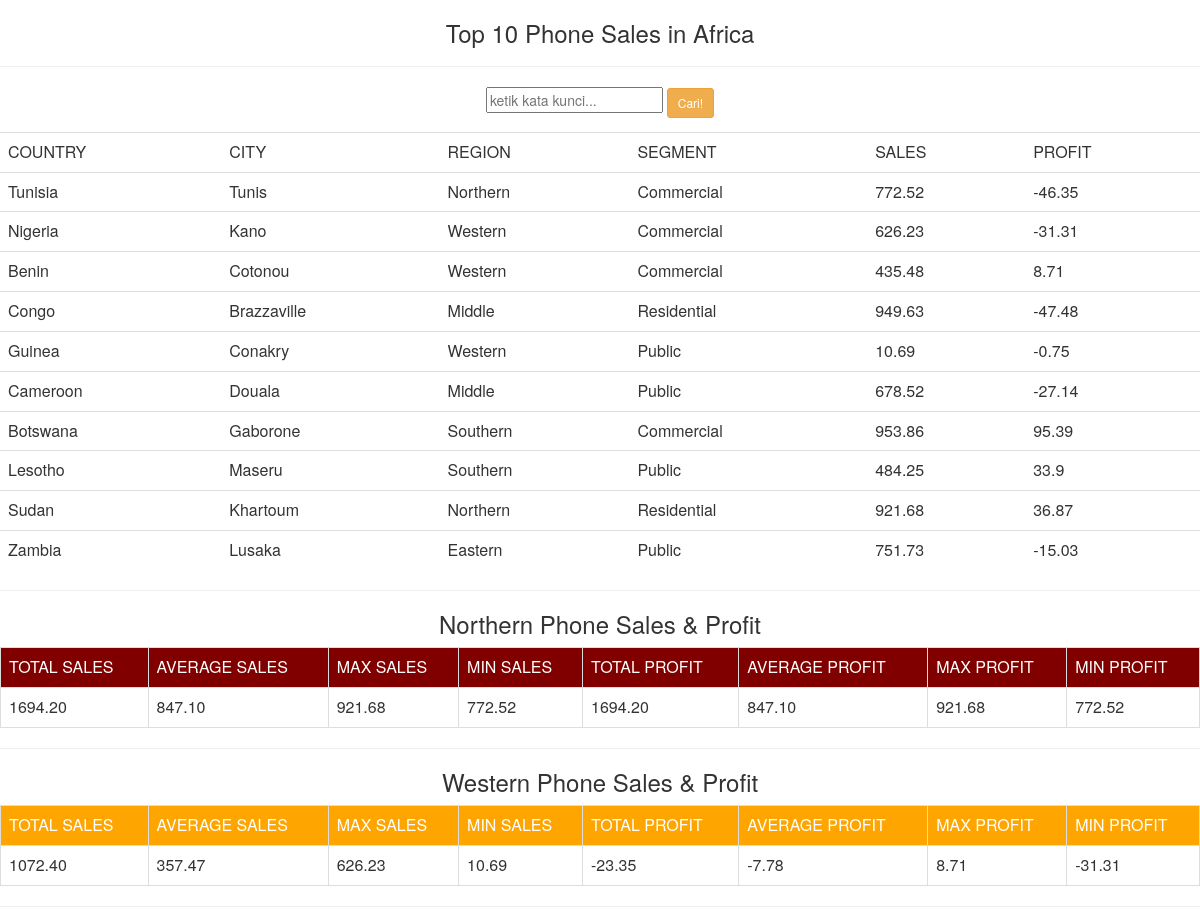
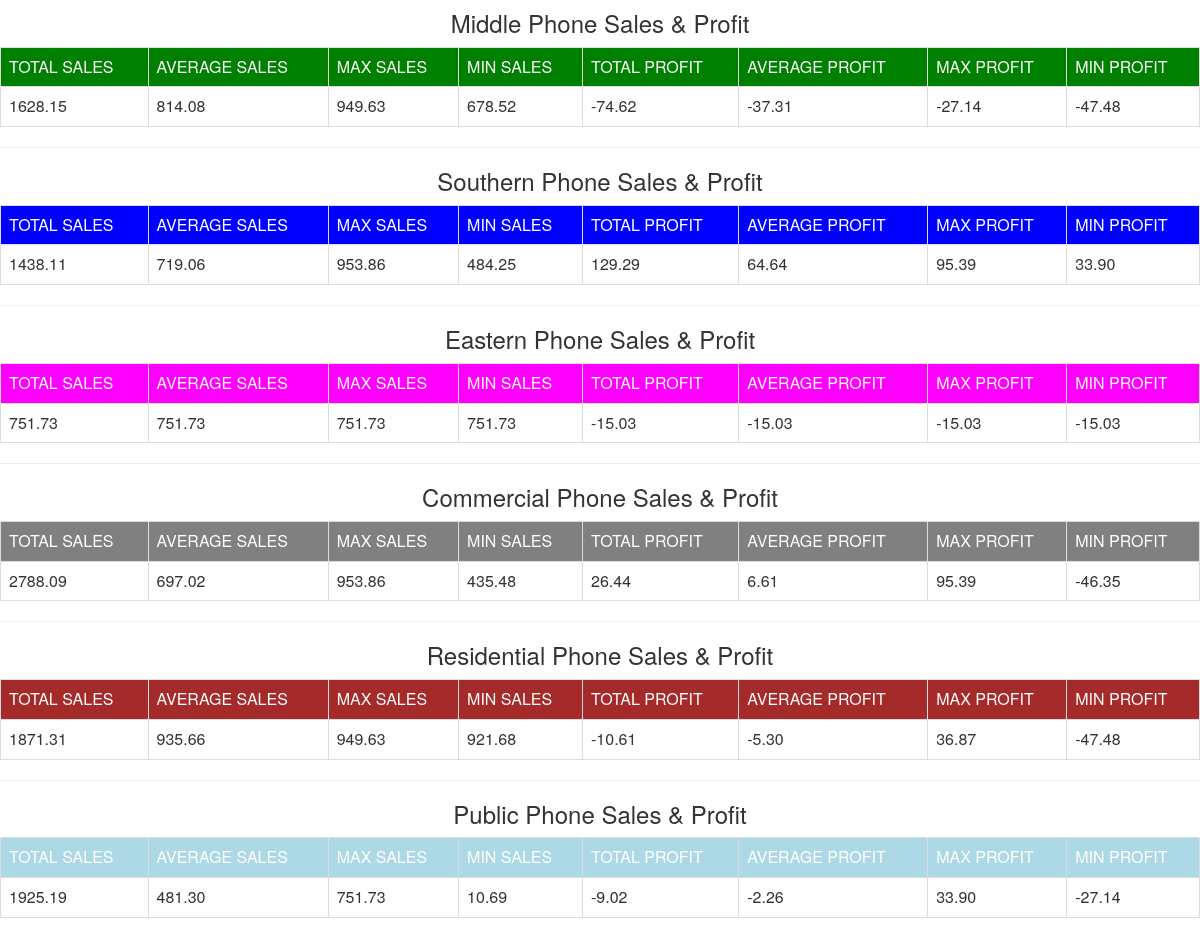
The app's page /phone/read_phone.php with its own data (2 pictures, top to bottom).
### tables this page shows
CREATE TABLE `phone` (
  `country` text DEFAULT NULL,
  `city` text DEFAULT NULL,
  `region` text DEFAULT NULL,
  `segment` text DEFAULT NULL,
  `sales` double DEFAULT NULL,
  `profit` double DEFAULT NULL
);

### phone/read_phone.php (the view)
<html>
<head>
	<link rel="stylesheet" href="bootstrap/css/bootstrap.css "/>
</head>
<body>
<center>
	<h3>
		Top 10 Phone Sales in Africa
	</h3>
	<hr/>
	<form method="post" action="search_phone.php">
		<input name="kata_kunci" placeholder="ketik kata kunci... "/>
		<input type="submit" value="Cari!" class="btn btn-warning btn-sm "/>
	</form>
	<table class="table table-hover">
	<tr>
		<td>COUNTRY
		<td>CITY
		<td>REGION
		<td>SEGMENT
		<td>SALES
		<td>PROFIT
	</tr>
	<?php
	include 'koneksi.php';
	$kueri =  "select * from phone";
	$go = mysqli_query($koneksi,$kueri);
	$kolom = mysqli_fetch_array($go);
	do{
	?>
	<tr>
		<td><?php echo $kolom['country'] ?>
		<td><?php echo $kolom['city'] ?>
		<td><?php echo $kolom['region'] ?>
		<td><?php echo $kolom['segment'] ?>
		<td><?php echo $kolom['sales'] ?>
		<td><?php echo $kolom['profit'] ?>
	</tr>
	<?php
	}while($kolom = mysqli_fetch_array($go));
	?>
</table>
<hr/>
<h3>Northern Phone Sales & Profit</h3>
<table class="table table-bordered">
<tr bgcolor="maroon" style="color:white">
	<td>TOTAL SALES
	<td>AVERAGE SALES
	<td>MAX SALES
	<td>MIN SALES
	<td>TOTAL PROFIT
	<td>AVERAGE PROFIT
	<td>MAX PROFIT
	<td>MIN PROFIT
</tr>
<tr>
	<?php
	$kueri =  "select
				round(sum(sales),2) as total_sales,
				round(avg(sales),2) as average_sales,
				round(max(sales),2) as max_sales,
				round(min(sales),2) as min_sales,
				round(sum(sales),2) as total_profit,
				round(avg(sales),2) as average_profit,
				round(max(sales),2) as max_profit,
				round(min(sales),2) as min_profit
	 from phone where region ='Northern' ";
	$go = mysqli_query($koneksi,$kueri);
	$kolom = mysqli_fetch_array($go);
	?>
	<tr>
		<td><?php echo $kolom['total_sales'] ?>
		<td><?php echo $kolom['average_sales'] ?>
		<td><?php echo $kolom['max_sales'] ?>
		<td><?php echo $kolom['min_sales'] ?>
		<td><?php echo $kolom['total_profit'] ?>
		<td><?php echo $kolom['average_profit'] ?>
		<td><?php echo $kolom['max_profit'] ?>
		<td><?php echo $kolom['min_profit'] ?>
</tr>
</table>
<hr/>
<h3>Western Phone Sales & Profit</h3>
<table class="table table-bordered">
<tr bgcolor="orange" style="color:white">
	<td>TOTAL SALES
	<td>AVERAGE SALES
	<td>MAX SALES
	<td>MIN SALES
	<td>TOTAL PROFIT
	<td>AVERAGE PROFIT
	<td>MAX PROFIT
	<td>MIN PROFIT
</tr>
<tr>
	<?php
	$kueri =  "select
				round(sum(sales),2) as total_sales,
				round(avg(sales),2) as average_sales,
				round(max(sales),2) as max_sales,
				round(min(sales),2) as min_sales,
				round(sum(profit),2) as total_profit,
				round(avg(profit),2) as average_profit,
				round(max(profit),2) as max_profit,
				round(min(profit),2) as min_profit
	 from phone where region='Western' ";
	$go = mysqli_query($koneksi,$kueri);
	$kolom = mysqli_fetch_array($go);
	?>
	<tr>
		<td><?php echo $kolom['total_sales'] ?>
		<td><?php echo $kolom['average_sales'] ?>
		<td><?php echo $kolom['max_sales'] ?>
		<td><?php echo $kolom['min_sales'] ?>
		<td><?php echo $kolom['total_profit'] ?>
		<td><?php echo $kolom['average_profit'] ?>
		<td><?php echo $kolom['max_profit'] ?>
		<td><?php echo $kolom['min_profit'] ?>
</tr>
</table>
<hr/>
<h3>Middle Phone Sales & Profit</h3>
<table class="table table-bordered">
<tr bgcolor="green" style="color:white">
	<td>TOTAL SALES
	<td>AVERAGE SALES
	<td>MAX SALES
	<td>MIN SALES
	<td>TOTAL PROFIT
	<td>AVERAGE PROFIT
	<td>MAX PROFIT
	<td>MIN PROFIT
</tr>
<tr>
	<?php
	$kueri =  "select
				round(sum(sales),2) as total_sales,
				round(avg(sales),2) as average_sales,
				round(max(sales),2) as max_sales,
				round(min(sales),2) as min_sales,
				round(sum(profit),2) as total_profit,
				round(avg(profit),2) as average_profit,
				round(max(profit),2) as max_profit,
				round(min(profit),2) as min_profit
	 from phone where region ='Middle' ";
	$go = mysqli_query($koneksi,$kueri);
	$kolom = mysqli_fetch_array($go);
	?>
	<tr>
		<td><?php echo $kolom['total_sales'] ?>
		<td><?php echo $kolom['average_sales'] ?>
		<td><?php echo $kolom['max_sales'] ?>
		<td><?php echo $kolom['min_sales'] ?>
		<td><?php echo $kolom['total_profit'] ?>
		<td><?php echo $kolom['average_profit'] ?>
		<td><?php echo $kolom['max_profit'] ?>
		<td><?php echo $kolom['min_profit'] ?>
</tr>
</table>
<hr/>
<h3>Southern Phone Sales & Profit</h3>
<table class="table table-bordered">
<tr bgcolor="blue" style="color:white">
	<td>TOTAL SALES
	<td>AVERAGE SALES
	<td>MAX SALES
	<td>MIN SALES
	<td>TOTAL PROFIT
	<td>AVERAGE PROFIT
	<td>MAX PROFIT
	<td>MIN PROFIT
</tr>
<tr>
	<?php
	$kueri =  "select
				round(sum(sales),2) as total_sales,
				round(avg(sales),2) as average_sales,
				round(max(sales),2) as max_sales,
				round(min(sales),2) as min_sales,
				round(sum(profit),2) as total_profit,
				round(avg(profit),2) as average_profit,
				round(max(profit),2) as max_profit,
				round(min(profit),2) as min_profit
	 from phone where region ='Southern' ";
	$go = mysqli_query($koneksi,$kueri);
	$kolom = mysqli_fetch_array($go);
	?>
	<tr>
		<td><?php echo $kolom['total_sales'] ?>
		<td><?php echo $kolom['average_sales'] ?>
		<td><?php echo $kolom['max_sales'] ?>
		<td><?php echo $kolom['min_sales'] ?>
		<td><?php echo $kolom['total_profit'] ?>
		<td><?php echo $kolom['average_profit'] ?>
		<td><?php echo $kolom['max_profit'] ?>
		<td><?php echo $kolom['min_profit'] ?>
</tr>
</table>
<hr/>
<h3>Eastern Phone Sales & Profit</h3>
<table class="table table-bordered">
<tr bgcolor="magenta" style="color:white">
	<td>TOTAL SALES
	<td>AVERAGE SALES
	<td>MAX SALES
	<td>MIN SALES
	<td>TOTAL PROFIT
	<td>AVERAGE PROFIT
	<td>MAX PROFIT
	<td>MIN PROFIT
</tr>
<tr>
	<?php
	$kueri =  "select
				round(sum(sales),2) as total_sales,
				round(avg(sales),2) as average_sales,
				round(max(sales),2) as max_sales,
				round(min(sales),2) as min_sales,
				round(sum(profit),2) as total_profit,
				round(avg(profit),2) as average_profit,
				round(max(profit),2) as max_profit,
				round(min(profit),2) as min_profit
	 from phone where region ='Eastern' ";
	$go = mysqli_query($koneksi,$kueri);
	$kolom = mysqli_fetch_array($go);
	?>
	<tr>
		<td><?php echo $kolom['total_sales'] ?>
		<td><?php echo $kolom['average_sales'] ?>
		<td><?php echo $kolom['max_sales'] ?>
		<td><?php echo $kolom['min_sales'] ?>
		<td><?php echo $kolom['total_profit'] ?>
		<td><?php echo $kolom['average_profit'] ?>
		<td><?php echo $kolom['max_profit'] ?>
		<td><?php echo $kolom['min_profit'] ?>
</tr>
</table>
<hr/>
<h3>Commercial Phone Sales & Profit</h3>
<table class="table table-bordered">
<tr bgcolor="gray" style="color:white">
	<td>TOTAL SALES
	<td>AVERAGE SALES
	<td>MAX SALES
	<td>MIN SALES
	<td>TOTAL PROFIT
	<td>AVERAGE PROFIT
	<td>MAX PROFIT
	<td>MIN PROFIT
</tr>
<tr>
	<?php
	$kueri =  "select
				round(sum(sales),2) as total_sales,
				round(avg(sales),2) as average_sales,
				round(max(sales),2) as max_sales,
				round(min(sales),2) as min_sales,
				round(sum(profit),2) as total_profit,
				round(avg(profit),2) as average_profit,
				round(max(profit),2) as max_profit,
				round(min(profit),2) as min_profit
	 from phone where segment ='Commercial' ";
	$go = mysqli_query($koneksi,$kueri);
	$kolom = mysqli_fetch_array($go);
	?>
	<tr>
		<td><?php echo $kolom['total_sales'] ?>
		<td><?php echo $kolom['average_sales'] ?>
		<td><?php echo $kolom['max_sales'] ?>
		<td><?php echo $kolom['min_sales'] ?>
		<td><?php echo $kolom['total_profit'] ?>
		<td><?php echo $kolom['average_profit'] ?>
		<td><?php echo $kolom['max_profit'] ?>
		<td><?php echo $kolom['min_profit'] ?>
</tr>
</table>
<hr/>
<h3>Residential Phone Sales & Profit</h3>
<table class="table table-bordered">
<tr bgcolor="brown" style="color:white">
	<td>TOTAL SALES
	<td>AVERAGE SALES
	<td>MAX SALES
	<td>MIN SALES
	<td>TOTAL PROFIT
	<td>AVERAGE PROFIT
	<td>MAX PROFIT
	<td>MIN PROFIT
</tr>
<tr>
	<?php
	$kueri =  "select
				round(sum(sales),2) as total_sales,
				round(avg(sales),2) as average_sales,
				round(max(sales),2) as max_sales,
				round(min(sales),2) as min_sales,
				round(sum(profit),2) as total_profit,
				round(avg(profit),2) as average_profit,
				round(max(profit),2) as max_profit,
				round(min(profit),2) as min_profit
	 from phone where segment ='Residential' ";
	$go = mysqli_query($koneksi,$kueri);
	$kolom = mysqli_fetch_array($go);
	?>
	<tr>
		<td><?php echo $kolom['total_sales'] ?>
		<td><?php echo $kolom['average_sales'] ?>
		<td><?php echo $kolom['max_sales'] ?>
		<td><?php echo $kolom['min_sales'] ?>
		<td><?php echo $kolom['total_profit'] ?>
		<td><?php echo $kolom['average_profit'] ?>
		<td><?php echo $kolom['max_profit'] ?>
		<td><?php echo $kolom['min_profit'] ?>
</tr>
</table>
<hr/>
<h3>Public Phone Sales & Profit</h3>
<table class="table table-bordered">
<tr bgcolor="lightblue" style="color:white">
	<td>TOTAL SALES
	<td>AVERAGE SALES
	<td>MAX SALES
	<td>MIN SALES
	<td>TOTAL PROFIT
	<td>AVERAGE PROFIT
	<td>MAX PROFIT
	<td>MIN PROFIT
</tr>
<tr>
	<?php
	$kueri =  "select
				round(sum(sales),2) as total_sales,
				round(avg(sales),2) as average_sales,
				round(max(sales),2) as max_sales,
				round(min(sales),2) as min_sales,
				round(sum(profit),2) as total_profit,
				round(avg(profit),2) as average_profit,
				round(max(profit),2) as max_profit,
				round(min(profit),2) as min_profit
	 from phone where segment ='Public' ";
	$go = mysqli_query($koneksi,$kueri);
	$kolom = mysqli_fetch_array($go);
	?>
	<tr>
		<td><?php echo $kolom['total_sales'] ?>
		<td><?php echo $kolom['average_sales'] ?>
		<td><?php echo $kolom['max_sales'] ?>
		<td><?php echo $kolom['min_sales'] ?>
		<td><?php echo $kolom['total_profit'] ?>
		<td><?php echo $kolom['average_profit'] ?>
		<td><?php echo $kolom['max_profit'] ?>
		<td><?php echo $kolom['min_profit'] ?>
</tr>
</table>
</center></body></html>

### records on screen
phone: country "Tunisia", city "Tunis", region "Northern", segment "Commercial", sales "772.52", profit "-46.35"
phone: country "Nigeria", city "Kano", region "Western", segment "Commercial", sales "626.23", profit "-31.31"
phone: country "Benin", city "Cotonou", region "Western", segment "Commercial", sales "435.48", profit "8.71"
phone: country "Congo", city "Brazzaville", region "Middle", segment "Residential", sales "949.63", profit "-47.48"
phone: country "Guinea", city "Conakry", region "Western", segment "Public", sales "10.69", profit "-0.75"
phone: country "Cameroon", city "Douala", region "Middle", segment "Public", sales "678.52", profit "-27.14"
phone: country "Botswana", city "Gaborone", region "Southern", segment "Commercial", sales "953.86", profit "95.39"
phone: country "Lesotho", city "Maseru", region "Southern", segment "Public", sales "484.25", profit "33.9"
phone: country "Sudan", city "Khartoum", region "Northern", segment "Residential", sales "921.68", profit "36.87"
phone: country "Zambia", city "Lusaka", region "Eastern", segment "Public", sales "751.73", profit "-15.03"

### other values on screen
$kolom['total_sales'] "1694.20"
$kolom['average_sales'] "847.10"
$kolom['max_sales'] "921.68"
$kolom['min_sales'] "772.52"
$kolom['total_profit'] "1694.20"
$kolom['average_profit'] "847.10"
$kolom['max_profit'] "921.68"
$kolom['min_profit'] "772.52"
$kolom['total_sales'] "1072.40"
$kolom['average_sales'] "357.47"
$kolom['max_sales'] "626.23"
$kolom['min_sales'] "10.69"
$kolom['total_profit'] "-23.35"
$kolom['average_profit'] "-7.78"
$kolom['max_profit'] "8.71"
